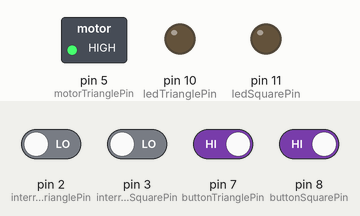
Bench run of a sketch on a simulated Arduino Uno, built with avr-gcc and run on an emulated ATmega328P. On the bench: switched loads named in the sketch (green lamp = pin HIGH), output pins drawn as LEDs (lit = HIGH). The inputs (shaded band) are chosen by the test bench; at power-on: pin 7 (buttonTrianglePin), pin 8 (buttonSquarePin) HIGH, pin 2 (interruptTrianglePin), pin 3 (interruptSquarePin) LOW.

Above: at 1.2 s.
1.3 s: pin 2 (interruptTrianglePin) driven HIGH and pin 7 (buttonTrianglePin) driven LOW
At 2.5 s:
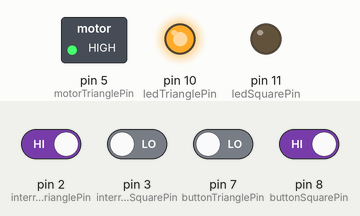
2.8 s: pin 3 (interruptSquarePin) driven HIGH and pin 8 (buttonSquarePin) driven LOW
At 3.7 s:
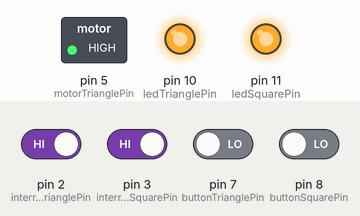
Timing chart, 0 to 5.8 s (numbered marks = the images above; inputs shaded):
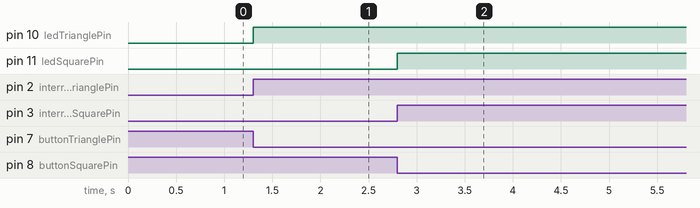

Measured:
- after the input at 1.3 s, pin 10 (ledTrianglePin): LOW → HIGH at once
- after the input at 2.8 s, pin 11 (ledSquarePin): LOW → HIGH at once

The sketch:

zoetropeFinal.ino
```cpp
#define DEBUG // COMMENT OUT FOR DEPLOY!!

// Constants for Audio Control
const byte LEFT = 1;
const byte RIGHT = 2;
const byte CENTER = 3;
const byte RESTART = 4;
const byte MUTE = 5;

// Pinout
const byte ledSquarePin = 11;
const byte ledTrianglePin = 10;

const byte interruptSquarePin = 3;
const byte interruptTrianglePin = 2;

const byte buttonSquarePin = 8;
const byte buttonTrianglePin = 7;

const byte motorSquarePin = 6;
const byte motorTrianglePin = 5;

// Configuration
const byte frameFlashDuration = 2;
const byte frames = 24;

// Behavior
volatile byte stateLedSquare = LOW;
volatile byte stateLedTriangle = LOW;

unsigned long ledSquarePreviousMillis = 0;
unsigned long ledTrianglePreviousMillis = 0;

unsigned long ledSquareCurrentMillis = 0;
unsigned long ledTriangleCurrentMillis = 0;

void setup() {
  // Initialize Serial
  Serial.begin(9600);

  // GPIO Config
  pinMode(5, OUTPUT);
  pinMode(ledSquarePin, OUTPUT);
  pinMode(ledTrianglePin, OUTPUT);
  pinMode(interruptSquarePin, INPUT);
  pinMode(interruptTrianglePin, INPUT);
  pinMode(buttonSquarePin, INPUT_PULLUP);
  pinMode(buttonTrianglePin, INPUT_PULLUP);

  attachInterrupt(digitalPinToInterrupt(interruptSquarePin), ledSquareInterruption, RISING);
  attachInterrupt(digitalPinToInterrupt(interruptTrianglePin), ledTriangleInterruption, RISING);

  // Start the motors
  digitalWrite(motorSquarePin, HIGH);
  digitalWrite(motorTrianglePin, HIGH);

  // Give the motors time to gain speed
#ifndef DEBUG
  delay(10000);
#endif
}

void loop() {

  volatile byte buttonSquareState = digitalRead(buttonSquarePin);
  volatile byte buttonTriangleState = digitalRead(buttonTrianglePin);

  if(buttonSquareState == LOW) {
    digitalWrite(ledSquarePin, stateLedSquare);
    buttonSquareState = HIGH;
  }

  if(buttonTriangleState == LOW) {
    digitalWrite(ledTrianglePin, stateLedTriangle);
    buttonTriangleState = HIGH;
  }

  if (stateLedSquare == HIGH) {
    ledSquareCurrentMillis = millis();
    if (ledSquareCurrentMillis - ledSquarePreviousMillis >= frameFlashDuration) {
      ledSquarePreviousMillis = ledSquareCurrentMillis;

      stateLedSquare == LOW;
    }
  }

  if (stateLedTriangle == HIGH) {
    ledTriangleCurrentMillis = millis();
    if (ledTriangleCurrentMillis - ledTrianglePreviousMillis >= frameFlashDuration) {
      ledTrianglePreviousMillis = ledTriangleCurrentMillis;

      stateLedTriangle == LOW;
    }
  }

#ifdef DEBUG
  digitalWrite(13, stateLedTriangle);
#endif
}

void ledSquareInterruption() {
  // Encoder received light
  stateLedSquare = HIGH;
  //ledSquareCurrentMillis = millis();
}

void ledTriangleInterruption() {
  // Encoder received light
  stateLedTriangle = HIGH;
  //ledTriangleCurrentMillis = millis();
}
```
